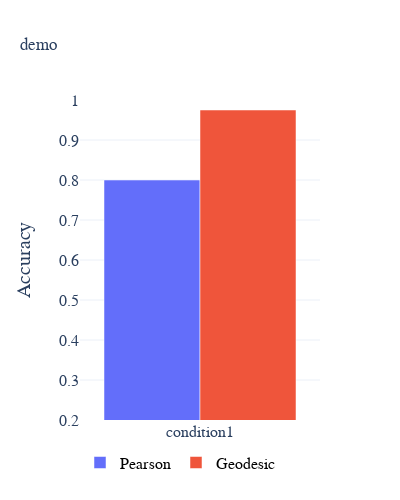

The notebook cell saved with this chart:
### Markdown cell above
## no bootstrap analysis

### Code cell
for trim_method in methods:    
    accuracy = defaultdict(dict)
    for cond in conditions:
        for dist in distance:
            accuracy[dist][cond] = _get_accuracy(cond, dist, trim_method,
                                                 N, kROI)
    _plot_accuracy(accuracy, trim_method)

### Figure 1 — Plotly figure (JSON) as saved in the notebook; plotly's stock layout.template omitted (floating-point values rounded to 4 significant figures)
{"data": [{"name": "Pearson", "type": "bar", "x": ["condition1"], "y": [0.8]}, {"name": "Geodesic", "type": "bar", "x": ["condition1"], "y": [0.975]}], "layout": {"font": {"family": "helvetica"}, "height": 500, "legend": {"font": {"color": "black", "size": 16}, "orientation": "h", "x": 0, "y": -0.08}, "title": {"text": "demo"}, "width": 400, "xaxis": {"tickfont": {"size": 16}}, "yaxis": {"range": [0.2, 1], "tickfont": {"size": 16}, "title": {"font": {"size": 20}, "text": "Accuracy"}}}}
